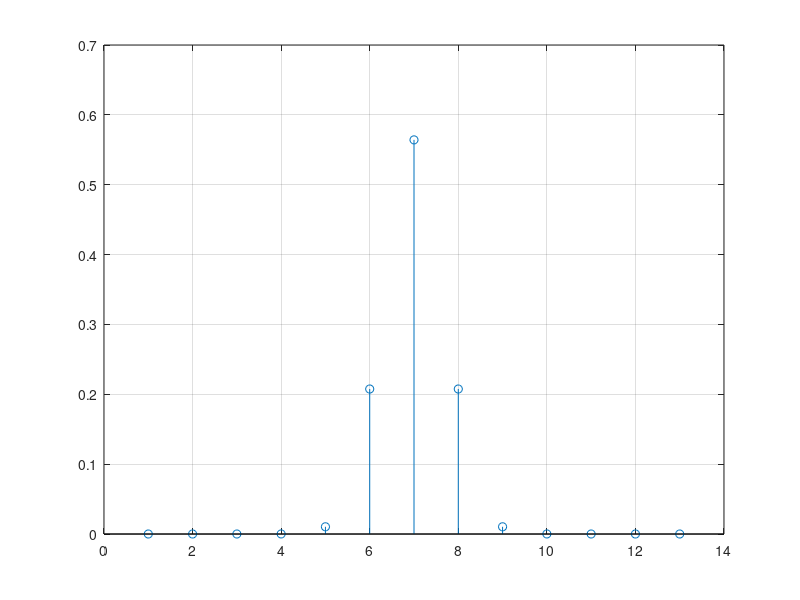

MATLAB code for this plot:
x = -6:1:6;
a = 1;
g = sqrt(a/pi)*exp(-(a*x.^2));

stem(g);grid on;

% syms a x g;
% a =1;
% g =@(x) sqrt(a/pi)*exp(-(a*x.^2));
% 
% d = diff(g,x)
